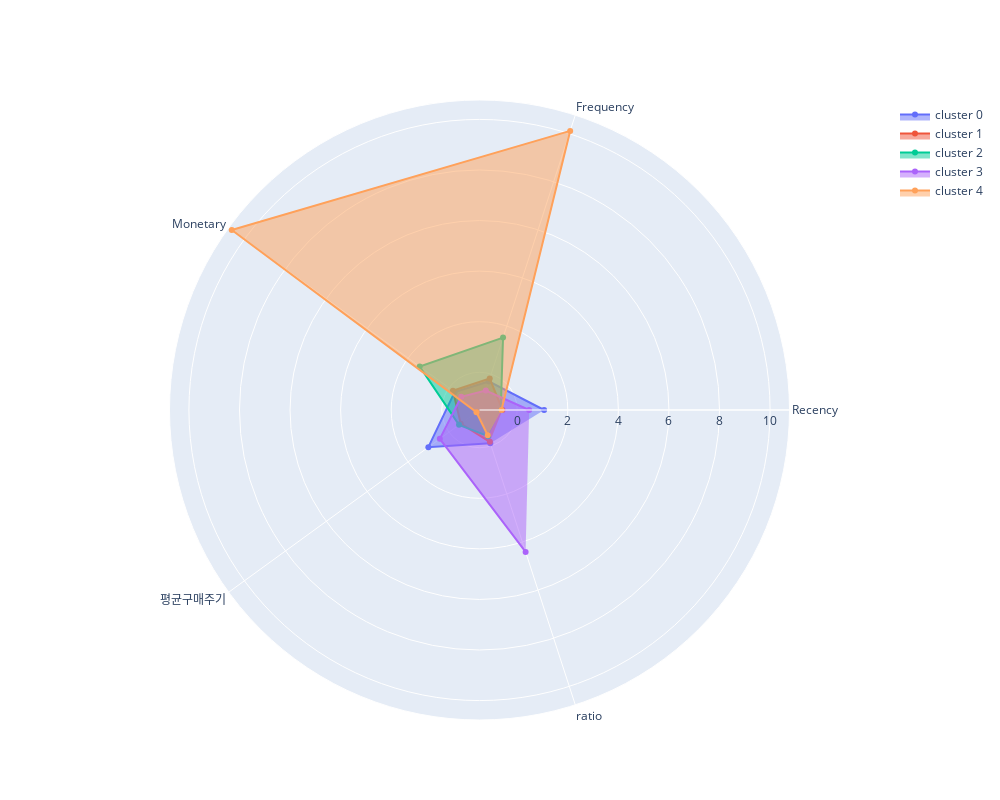

The code cell stored with this chart in its notebook:
### Code cell
df_centroids = pd.DataFrame(kmeans.cluster_centers_, columns=rfm_cluster_s.iloc[:, :5].columns)
df_centroids['size'] = rfm.groupby('kmeans')['고객ID'].count()

import plotly.graph_objects as go

def plot_radar_from_centroid(df_centroids):
  df_centroids = df_centroids.drop(['size'], axis = 1)
  fig = go.Figure()
  categories = df_centroids.columns
  for row in df_centroids.iterrows():
    fig.add_trace(go.Scatterpolar(
        r=row[1].tolist(),
        theta=categories,
        fill='toself',
        name='cluster {}'.format(row[0])
    ))

  fig.update_layout(
      autosize=False,
      width=1000,
      height=800,
  )
  fig.show()

plot_radar_from_centroid(df_centroids)

### Figure 1 — Plotly figure (JSON) as saved in the notebook; plotly's stock layout.template omitted (floating-point values rounded to 4 significant figures)
{"data": [{"fill": "toself", "name": "cluster 0", "r": [1.064, -0.304, -0.2782, 1.008, -0.1107], "theta": ["Recency", "Frequency", "Monetary", "평균구매주기", "ratio"], "type": "scatterpolar"}, {"fill": "toself", "name": "cluster 1", "r": [-0.5816, -0.1852, -0.1922, -0.5745, -0.1674], "theta": ["Recency", "Frequency", "Monetary", "평균구매주기", "ratio"], "type": "scatterpolar"}, {"fill": "toself", "name": "cluster 2", "r": [-0.6514, 1.52, 1.432, -0.4919, -0.4043], "theta": ["Recency", "Frequency", "Monetary", "평균구매주기", "ratio"], "type": "scatterpolar"}, {"fill": "toself", "name": "cluster 3", "r": [0.4716, -0.6844, -0.5999, 0.4468, 4.408], "theta": ["Recency", "Frequency", "Monetary", "평균구매주기", "ratio"], "type": "scatterpolar"}, {"fill": "toself", "name": "cluster 4", "r": [-0.6227, 10.11, 10.62, -1.344, -0.4399], "theta": ["Recency", "Frequency", "Monetary", "평균구매주기", "ratio"], "type": "scatterpolar"}], "layout": {"autosize": false, "height": 800, "width": 1000}}
